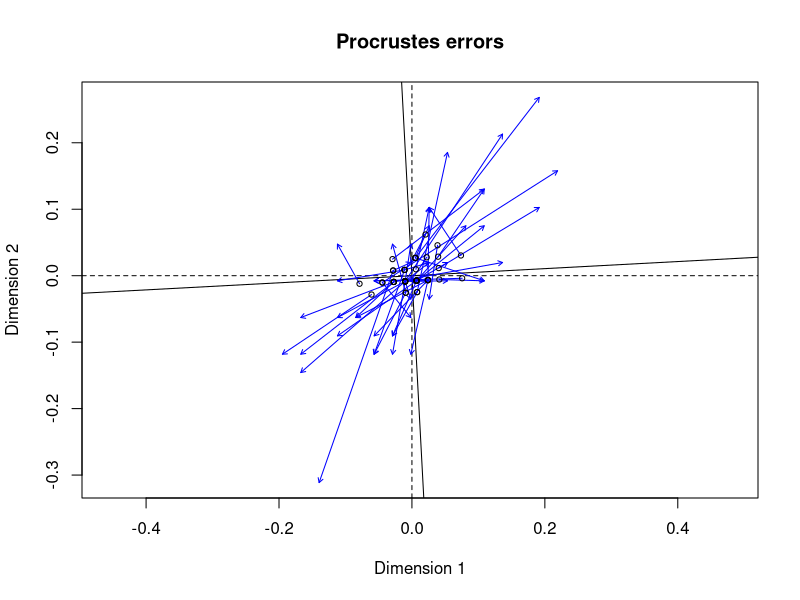
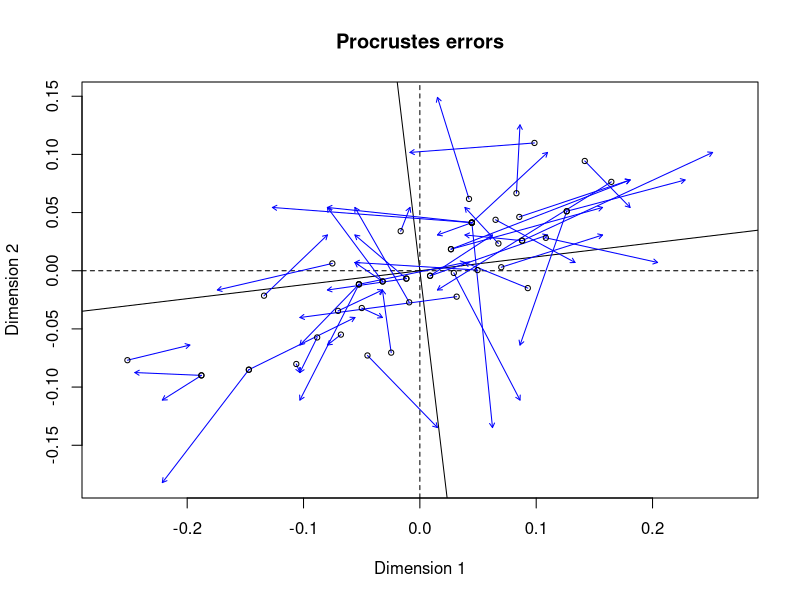
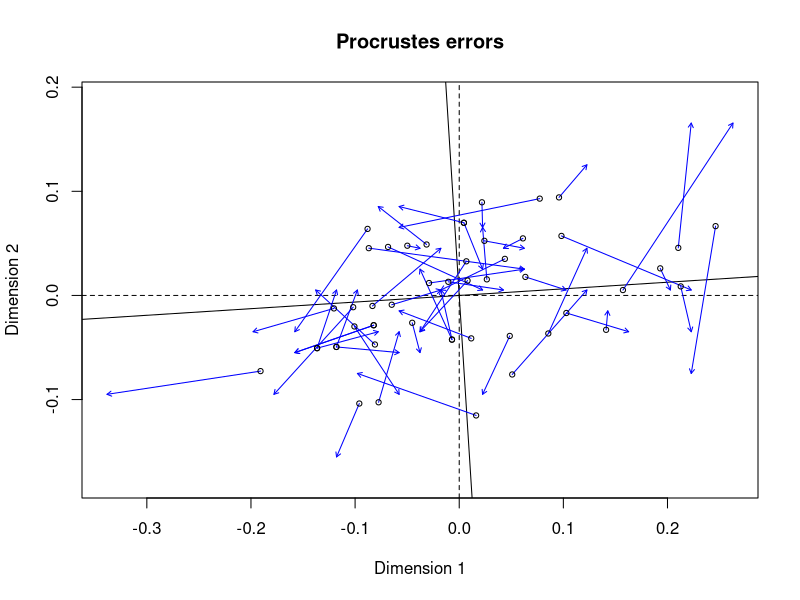

Source code (R) for these figures, in order:
setwd("//media//kswada//MyFiles//R//iris")

packages <- c("dplyr")
purrr::walk(packages, library, character.only = TRUE, warn.conflicts = FALSE)



# ------------------------------------------------------------------------------
# data:  iris
# ------------------------------------------------------------------------------
data("iris")


str(iris)

car::some(iris)



# ------------------------------------------------------------------------------
# Analyzing relationships between different sets of variables
# Mantel test for significance
#
#   - Mantel test aims to determine whether dissimilarities or covariation matrix are similar.
#     For instance, the Mantel test is used to determine whether there is a relationship between geographical distances versus morphological Euclidean distances,
#     or ecological data versus morphological data.
#   - One can use the Mantel test to investigate whether the position of observations is similar between shape spaces or from spaces.
# ------------------------------------------------------------------------------

tmp1 <- iris %>% filter(Species == "setosa")
tmp2 <- iris %>% filter(Species == "versicolor")
tmp3 <- iris %>% filter(Species == "virginica")



library(ape)

unlist(mantel.test(as.matrix(dist(tmp1[,1:2])), as.matrix(dist(tmp1[,3:4]))))

unlist(mantel.test(as.matrix(dist(tmp2[,1:2])), as.matrix(dist(tmp2[,3:4]))))

unlist(mantel.test(as.matrix(dist(tmp3[,1:2])), as.matrix(dist(tmp3[,3:4]))))



# ------------------------------------------------------------------------------
# Analyzing relationships between different sets of variables
# Procrustes test
#
#   - We can compare the relative positions of Iris obseervations in the space defined by original variables between two sets.
#   - vegan::protest() performs scaling, rotations, translations and eventually reflections for finding the best match betwen configurations.
#     Since the test allos reflection, it looks at the geometry of the space rather than at functional relationships between its components.
# ------------------------------------------------------------------------------

library(vegan)

( prot1 <- protest(tmp1[,1:2], tmp1[,3:4]) )

( prot2 <- protest(tmp2[,1:2], tmp2[,3:4]) )

( prot3 <- protest(tmp3[,1:2], tmp3[,3:4]) )



# ----------
# Examining the fit
plot(prot1)

plot(prot2)

plot(prot3)



# -->
# Neither Procrustes nor Mantel tests find significant similarity between distances obtained from the sepal and petal measurements for the first species of Iris.
# The relationships between morphologies are nonetheless significant for the two other species.


# A last alternative test could be used to compute a X^2 statistic measure of association between the two covariance matrices;
# however, the dgrees of freedom are uncertain because of the correlative nature of the data.





